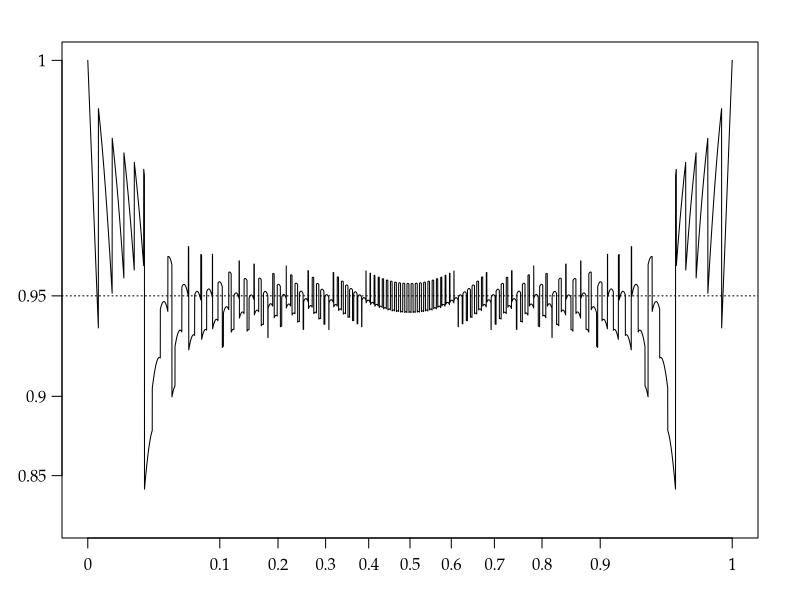

Recreate this plot in R. (Note: this script raises an error after producing the figure.)
args = commandArgs()
basename = sub(".R$", "", sub("^--file=(.*/)?", "", args[grep("^--file=", args)]))
if (length(basename) != 0)
    pdf(file=paste0(basename, "_tmp.pdf"), colormodel="gray", width=7, height=3)
par(family="Palatino")
par(mgp=c(2,0.8,0)) # title and axis margins. default: c(3,1,0)
par(mar=c(3,3,2,2)+0.1) # bottom, left, top, right margins. default: c(5,4,4,2)+0.1

pb = function(x) (2/pi)*asin(sqrt(x))  # pbeta(x,0.5,0.5)
qb = function(z) (sin(pi*z/2))^2       # qbeta(z,0.5,0.5)
binomHPD = function(n, y) {
  a = y + 0.5
  b = n - y + 0.5
  f = function(x) pb(qbeta(x+0.95,a,b))-pb(qbeta(x,a,b))
  x = optimize(f, c(0,0.05), tol=1e-8)$minimum
  qbeta(c(x,x+0.95), a, b)
}
HPD = sapply(0:100, function(y) binomHPD(100,y))
HPD[1,1] = 0
f = function(x) {
  p = dbinom(0:100, 100, x)
  sum(p * (HPD[1,] <= x & x <= HPD[2,]))
}
vf = Vectorize(f)
curve(pb(vf(qb(x))), n=10001, xlab="", ylab="", xaxt="n", yaxt="n", ylim=c(0.72,1))
abline(h=pb(0.95), lty=3)
axis(1, at=pb((0:10)/10), labels=(0:10)/10)
axis(2, at=pb(seq(0.85,1,0.05)), labels=seq(0.85,1,0.05), las=1)

dev.off()
embedFonts(paste0(basename, "_tmp.pdf"), outfile=paste0(basename, ".pdf"),
           options="-c \"<</NeverEmbed []>> setdistillerparams\" -f ")
